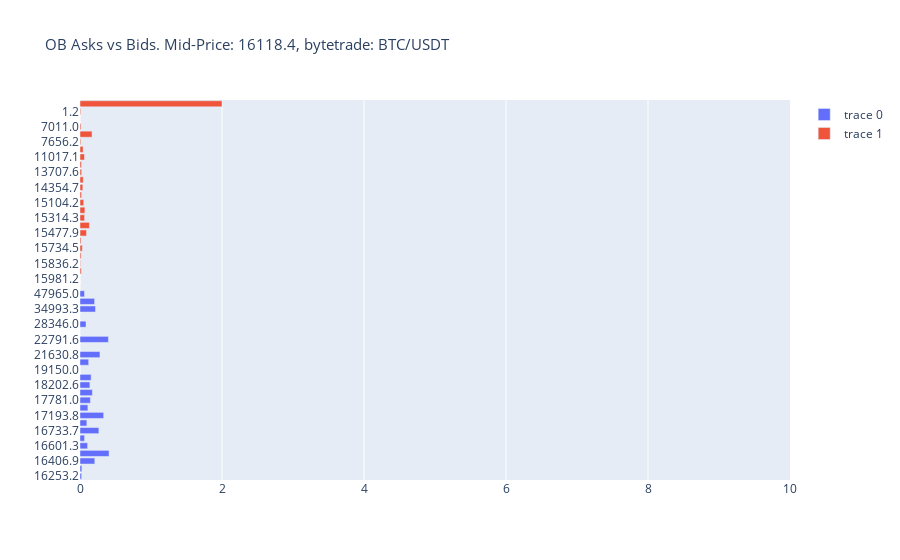

This figure's notebook cell:
### Code cell
vs.OBLvls_hist(params[0],params[1], params[2])
